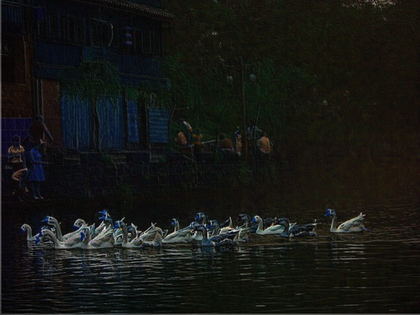
%> input picture pic/median_demo.bmp, 420 x 315 px, shrunk from 640 x 480 before the run
$ octave enhance_y.m   (GNU Octave 9; MATLAB toolbox functions it lacks are replaced by stand-ins)
%> lines starting %> are read from the running program, lines starting %| are printed output that depends on the picture
close all
clear all
clc

I=imread('..\pic\median_demo.bmp');
%> I is the input picture: size 315x420x3 uint8; mean R, G, B 22.6, 23.5, 20.5

[H ,W ,D]=size(I);
%> H = 315; W = 420; D = 3

R=double(I(:,:,1));
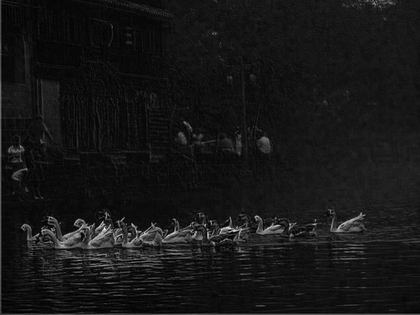
%> R: size 315x420 double; min 0, max 248, mean 22.6
G=double(I(:,:,2));
B=double(I(:,:,3));
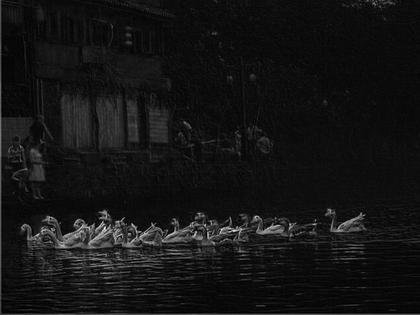
%> B: size 315x420 double; min 0, max 247, mean 20.5


Y0= double(zeros(H,W));
Y1= double(zeros(H,W));
Cb0 =double(zeros(H,W));
Cr0 = double(zeros(H,W));

R0= double(zeros(H,W));
G0 =double(zeros(H,W));
B0 = double(zeros(H,W));

%RGB转YCbCr444
 for i = 1:H
     for j = 1:W
         Y0(i, j) = 0.299*R(i, j) + 0.587*G(i, j) + 0.114*B(i, j);
         Cb0(i, j) = -0.172*R(i, j) - 0.339*G(i, j) + 0.511*B(i, j) + 128;
         Cr0(i, j) = 0.511*R(i, j) - 0.428*G(i, j) - 0.083*B(i, j) + 128;
     end
 end
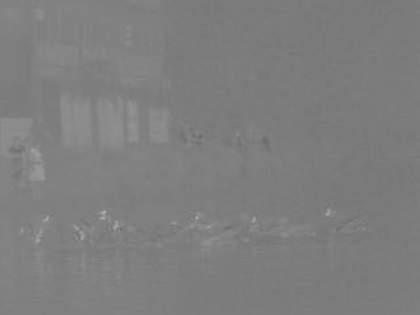
%> Cb0: size 315x420 double; min 101.6, max 176.5, mean 126.6

 for i = 1:H
     for j = 1:W
         Y1(i,j) = Y0(i,j) + 50;
     end
 end

 for i = 1:H
     for j = 1:W
         RGB(i, j,1) =Y1(i,j)+1.371*(Cr0(i,j)-128);
         RGB(i, j,2) =Y1(i,j)-0.689*(Cr0(i,j)-128)-0.336*(Cb0(i,j)-128);
         RGB(i, j,3) =Y1(i,j)+1.732*(Cb0(i,j)-128);
     end
 end

YCbCr(:,:,1)=Y0;
YCbCr(:,:,2)=Cb0;
YCbCr(:,:,3)=Cr0;
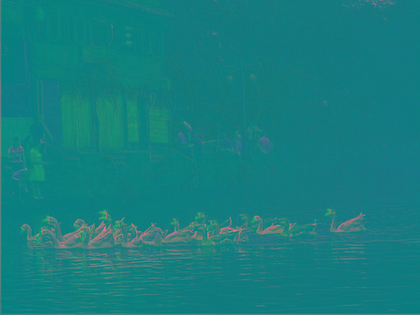
%> YCbCr: size 315x420x3 double; mean R, G, B 22.9, 126.6, 127.8

YCbCr=uint8(YCbCr);
%> YCbCr: size 315x420x3 uint8

RGB=uint8(RGB);
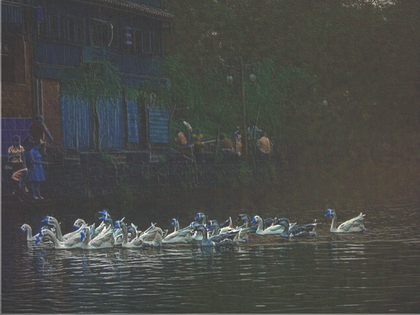
%> RGB: size 315x420x3 uint8; mean R, G, B 72.6, 73.5, 70.5; mean of the top-left, top-right, bottom-left and bottom-right quarters 68.1, 68.8, 78.1, 73.7

%figure(1),
%imshow(YCbCr),title('YCbCr');

figure(1),
imshow(I),title('origine');
figure(2),
imshow(RGB),title('after');
